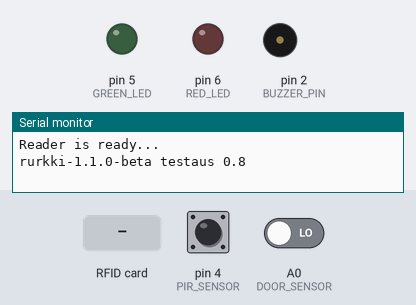
The sketch below on a simulated Arduino Uno, built with avr-gcc and run on an emulated ATmega328P. On the bench: output pins drawn as LEDs (lit = HIGH), buzzer (waves = sounding), the last lines printed to the serial monitor. The test bench sets the inputs (shaded band); at power-on: pin 4 (PIR_SENSOR) LOW, A0 (DOOR_SENSOR) LOW. Pins used as bus, display or sensor lines are not drawn.

Above: at 1.2 s.
1.3 s: RFID card BD AF 24 D9 held to the reader
At 1.55 s:
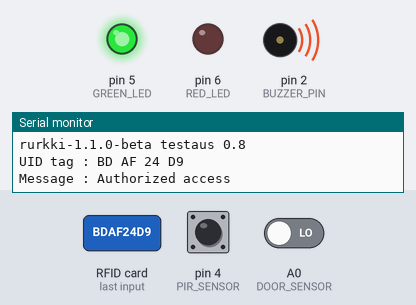
At 2.4 s:
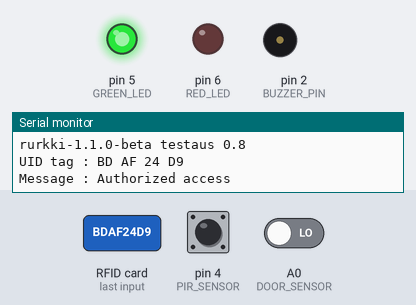
3.3 s: pin 4 (PIR_SENSOR) driven HIGH
5.8 s: A0 (DOOR_SENSOR) driven HIGH
7.3 s: RFID card 5E 7A 19 C4 held to the reader
8.9 s: pin 4 (PIR_SENSOR) driven LOW
11.9 s: pin 4 (PIR_SENSOR) pulsed HIGH 5 times (0.12 s each, 0.3 s apart)
At 37.7 s:
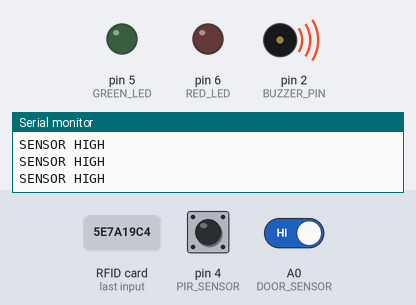
At 39.0 s:
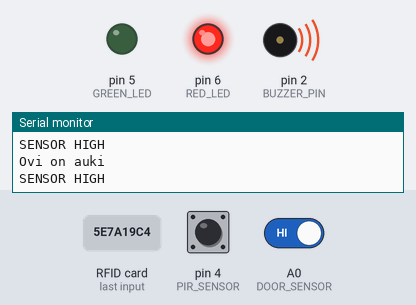
Timing chart, 0 to 39.3 s (numbered marks = the images above; inputs shaded):
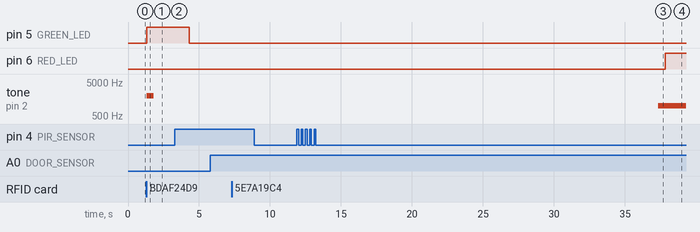

The sketch:

rurkki-1.1.1.ino
```cpp
#include <Arduino.h>
#include <SPI.h>
#include <MFRC522.h> //NFC reader

#define SS_PIN 10 //SDA
#define RST_PIN 9 //RST

#define GREEN_LED 5
#define RED_LED 6

#define BUZZER_PIN 2

#define DOOR_SENSOR A0
int doorSensorStatus = LOW;

#define PIR_SENSOR 4
int pirSensorStatus = LOW;


int counter = 0;


  unsigned long lastTimePirTriggerd = 0;
  unsigned long lastTimeKey = 0;

MFRC522 mfrc522(SS_PIN, RST_PIN); // Create MFRC522 instance

String tulostaUID()
{
  //Show UID on serial monitor
  Serial.print("UID tag :");
  String content = "";
  byte letter;


  lastTimeKey = millis();

  noTone(BUZZER_PIN);


  for (byte i = 0; i < mfrc522.uid.size; i++)
  {
    Serial.print(mfrc522.uid.uidByte[i] < 0x10 ? " 0" : " ");
    Serial.print(mfrc522.uid.uidByte[i], HEX);
    content.concat(String(mfrc522.uid.uidByte[i] < 0x10 ? " 0" : " "));
    content.concat(String(mfrc522.uid.uidByte[i], HEX));
  }

  Serial.println();
  Serial.print("Message : ");
  content.toUpperCase();

  return content;
}

void setup()
{
  Serial.begin(9600);
  SPI.begin();
  mfrc522.PCD_Init();
  Serial.println("Reader is ready...");

  Serial.println("rurkki-1.1.0-beta testaus 0.8");

  Serial.println();


  pinMode(DOOR_SENSOR, INPUT); //Asetetaan DOOR_SENSOR lukemaan inputtia oven statuksesta
  pinMode(GREEN_LED, OUTPUT);
  pinMode(RED_LED, OUTPUT);
  pinMode(PIR_SENSOR, INPUT);
  pinMode(BUZZER_PIN, OUTPUT);
}


void loop()
{


  pirSensorStatus = digitalRead(PIR_SENSOR);

  if (pirSensorStatus == HIGH)
  {
    lastTimePirTriggerd = millis();
    Serial.println("PIR HIGH");
    Serial.println("---------");
  }

  unsigned long time = millis();
  const unsigned long halfMinutes = 0.5 * 60 * 1000;
  static unsigned long lastSampleTime = 0 - halfMinutes;
  if (time - lastSampleTime >= halfMinutes)
  { //If Half minute is passed, do the desired operations
  }

  doorSensorStatus = digitalRead(DOOR_SENSOR);


  if (doorSensorStatus == HIGH)
  {
            Serial.println("SENSOR HIGH");
  }


  if (millis() - lastTimePirTriggerd <= 30000)
  {
    if (doorSensorStatus == HIGH && millis() - lastTimeKey >= 30000)
    {
      tone(BUZZER_PIN, 1000, 300000L); //Viimeinen lukema määrittelee minuutit kuinka kauan buzzer voi maksimissaan soida.


  delay(500);

      digitalWrite(RED_LED, HIGH);     //Sytytetään punainen led
      Serial.println("Ovi on auki");
    }
  }


  if (!mfrc522.PICC_IsNewCardPresent())
  {
    return; //palataan jos ei uutta korttia
  }
  if (!mfrc522.PICC_ReadCardSerial())
  {
    return; //palataan jos ei kortteja
  }

  String content = tulostaUID(); //kutsutaan methodi tulostaUID, mikä tulostaa UID ja tallentaa Stringin loop methodiin

  if (content.substring(1) == "BD AF 24 D9")
  {
    Serial.println("Authorized access");
    tone(BUZZER_PIN, 2000, 500);

    doorSensorStatus = LOW;
    doorSensorStatus = digitalRead(DOOR_SENSOR);
    digitalWrite(RED_LED, LOW);
    digitalWrite(GREEN_LED, HIGH);
    Serial.println();
    delay(3000);
    digitalWrite(GREEN_LED, LOW);
  }

  else
  {
    Serial.println(" Access denied");
    delay(3000);
  }
}
```

Measured:
- after the input at 1.3 s, pin 5 (GREEN_LED): LOW → HIGH at once; tone on pin 2 (BUZZER_PIN): silent → 2000 Hz at once, → silent 0.50 s later
- after the input at 11.9 s, pin 6 (RED_LED): LOW → HIGH after 25.9 s; tone on pin 2 (BUZZER_PIN): silent → 1000 Hz after 25.4 s
